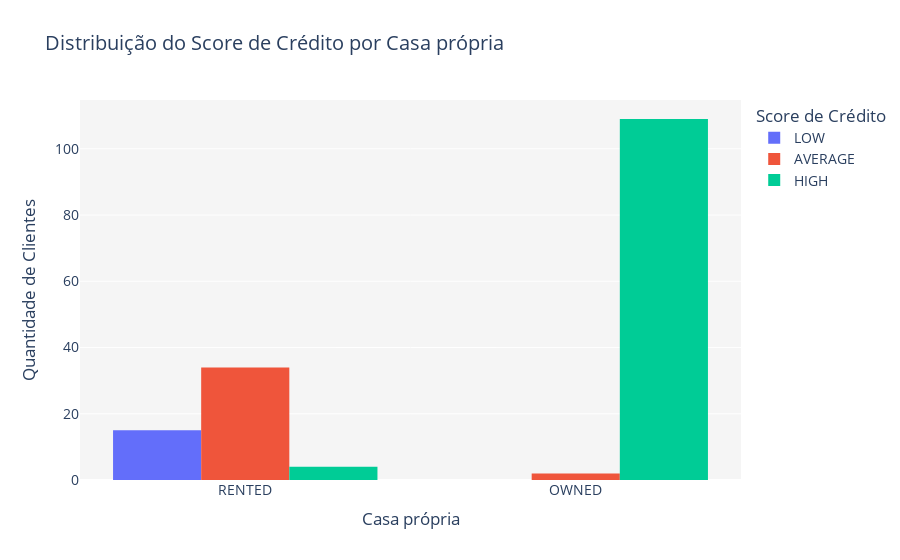

Source (notebook cell):
### Markdown cell above
# Casa própria x Score de crédito
Resposta: Sim! O gráfico mostra que clientes com casa própria possuem sim um score mais alto, no caso, não exite nenhum cliente com score low e que possue casa própria. já no alugado há sim. Não só, mas a maioria dos cliente com score alto possuem casa própria.

### Code cell
fig = px.histogram(
    df,
    x='Home Ownership',
    color='Credit Score',
    category_orders={'Credit Score': ['LOW', 'AVERAGE', 'HIGH']},
    barmode='group',
    title='Distribuição do Score de Crédito por Casa própria'
)
fig.update_layout(
    xaxis_title='Casa própria',
    yaxis_title='Quantidade de Clientes',
    legend_title='Score de Crédito',
    bargap=0.20,
    font=dict(size=14),
    plot_bgcolor='rgba(245,245,245,1)'
)

### Figure 1 — Plotly figure (JSON) as saved in the notebook; plotly's stock layout.template omitted (floating-point values rounded to 4 significant figures)
{"data": [{"alignmentgroup": "True", "bingroup": "x", "hovertemplate": "Credit Score=LOW<br>Home Ownership=%{x}<br>count=%{y}<extra></extra>", "legendgroup": "LOW", "marker": {"color": "#636efa", "pattern": {"shape": ""}}, "name": "LOW", "offsetgroup": "LOW", "orientation": "v", "showlegend": true, "type": "histogram", "x": ["RENTED", "RENTED", "RENTED", "RENTED", "RENTED", "RENTED", "RENTED", "RENTED", "RENTED", "RENTED", "RENTED", "RENTED", "RENTED", "RENTED", "RENTED"], "xaxis": "x", "yaxis": "y"}, {"alignmentgroup": "True", "bingroup": "x", "hovertemplate": "Credit Score=AVERAGE<br>Home Ownership=%{x}<br>count=%{y}<extra></extra>", "legendgroup": "AVERAGE", "marker": {"color": "#EF553B", "pattern": {"shape": ""}}, "name": "AVERAGE", "offsetgroup": "AVERAGE", "orientation": "v", "showlegend": true, "type": "histogram", "x": ["RENTED", "RENTED", "RENTED", "RENTED", "RENTED", "RENTED", "RENTED", "RENTED", "RENTED", "RENTED", "RENTED", "RENTED", "RENTED", "RENTED", "RENTED", "RENTED", "RENTED", "RENTED", "RENTED", "RENTED", "RENTED", "RENTED", "RENTED", "RENTED", "RENTED", "RENTED", "RENTED", "RENTED", "OWNED", "OWNED", "RENTED", "RENTED", "RENTED", "RENTED", "RENTED", "RENTED"], "xaxis": "x", "yaxis": "y"}, {"alignmentgroup": "True", "bingroup": "x", "hovertemplate": "Credit Score=HIGH<br>Home Ownership=%{x}<br>count=%{y}<extra></extra>", "legendgroup": "HIGH", "marker": {"color": "#00cc96", "pattern": {"shape": ""}}, "name": "HIGH", "offsetgroup": "HIGH", "orientation": "v", "showlegend": true, "type": "histogram", "x": ["RENTED", "OWNED", "OWNED", "OWNED", "OWNED", "OWNED", "OWNED", "OWNED", "OWNED", "OWNED", "OWNED", "OWNED", "OWNED", "OWNED", "OWNED", "OWNED", "OWNED", "OWNED", "OWNED", "OWNED", "OWNED", "OWNED", "OWNED", "OWNED", "OWNED", "OWNED", "OWNED", "OWNED", "OWNED", "OWNED", "OWNED", "OWNED", "OWNED", "OWNED", "OWNED", "OWNED", "OWNED", "OWNED", "OWNED", "OWNED", "OWNED", "OWNED", "OWNED", "OWNED", "OWNED", "OWNED", "OWNED", "OWNED", "OWNED", "OWNED", "OWNED", "OWNED", "OWNED", "OWNED", "OWNED", "OWNED", "OWNED", "OWNED", "OWNED", "OWNED", "OWNED", "OWNED", "OWNED", "OWNED", "OWNED", "OWNED", "OWNED", "OWNED", "OWNED", "OWNED", "OWNED", "OWNED", "OWNED", "OWNED", "OWNED", "OWNED", "OWNED", "OWNED", "OWNED", "OWNED", "OWNED", "OWNED", "OWNED", "OWNED", "OWNED", "OWNED", "OWNED", "OWNED", "OWNED", "OWNED", "RENTED", "RENTED", "RENTED", "OWNED", "OWNED", "OWNED", "OWNED", "OWNED", "OWNED", "OWNED", "OWNED", "OWNED", "OWNED", "OWNED", "OWNED", "OWNED", "OWNED", "OWNED", "OWNED", "OWNED", "OWNED", "OWNED", "OWNED"], "xaxis": "x", "yaxis": "y"}], "layout": {"bargap": 0.2, "barmode": "group", "font": {"size": 14}, "legend": {"title": {"text": "Score de Crédito"}, "tracegroupgap": 0}, "plot_bgcolor": "rgba(245,245,245,1)", "title": {"text": "Distribuição do Score de Crédito por Casa própria"}, "xaxis": {"anchor": "y", "domain": [0, 1], "title": {"text": "Casa própria"}}, "yaxis": {"anchor": "x", "domain": [0, 1], "title": {"text": "Quantidade de Clientes"}}}}
